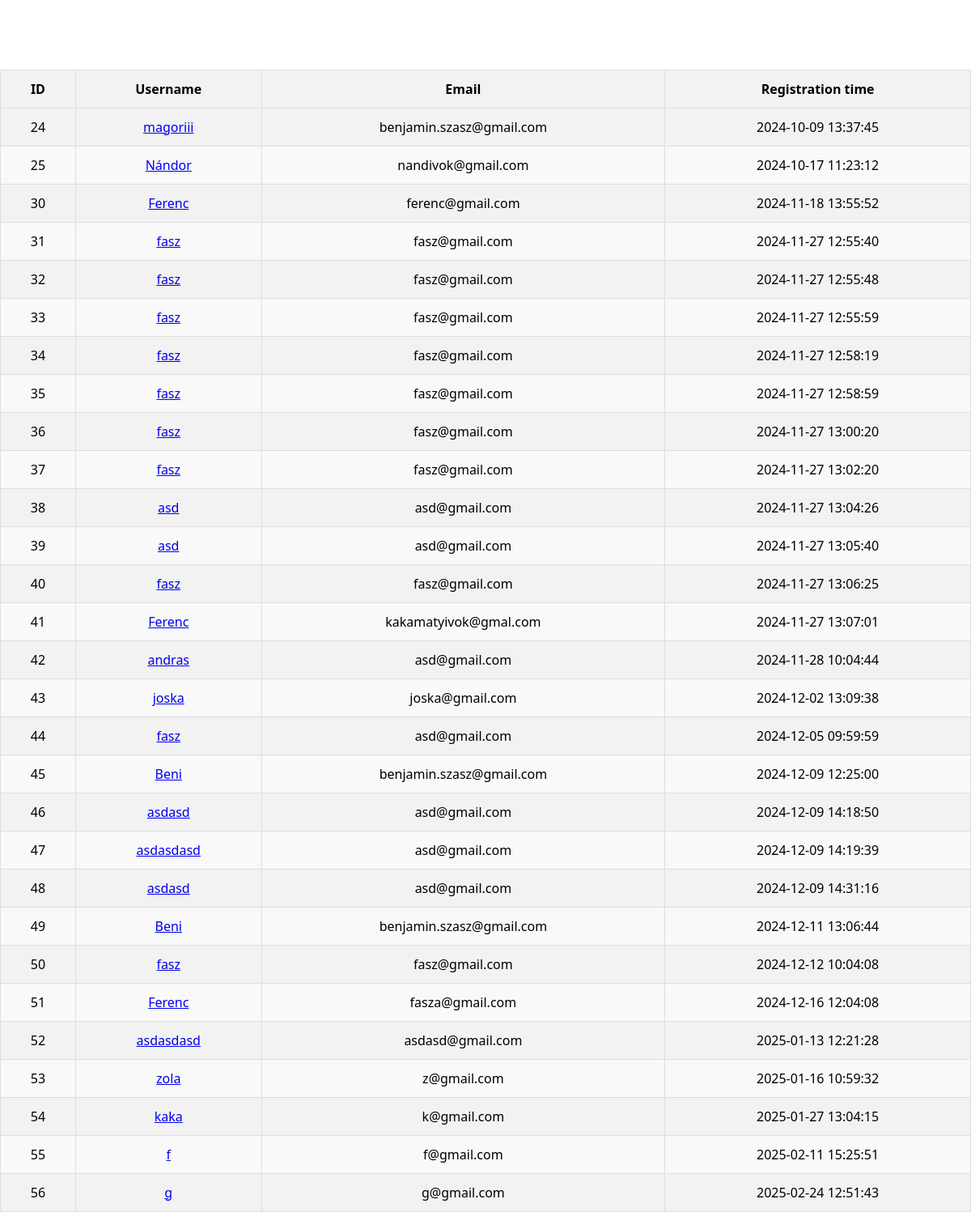
Before: /kezelopult/users.php with the older database file.
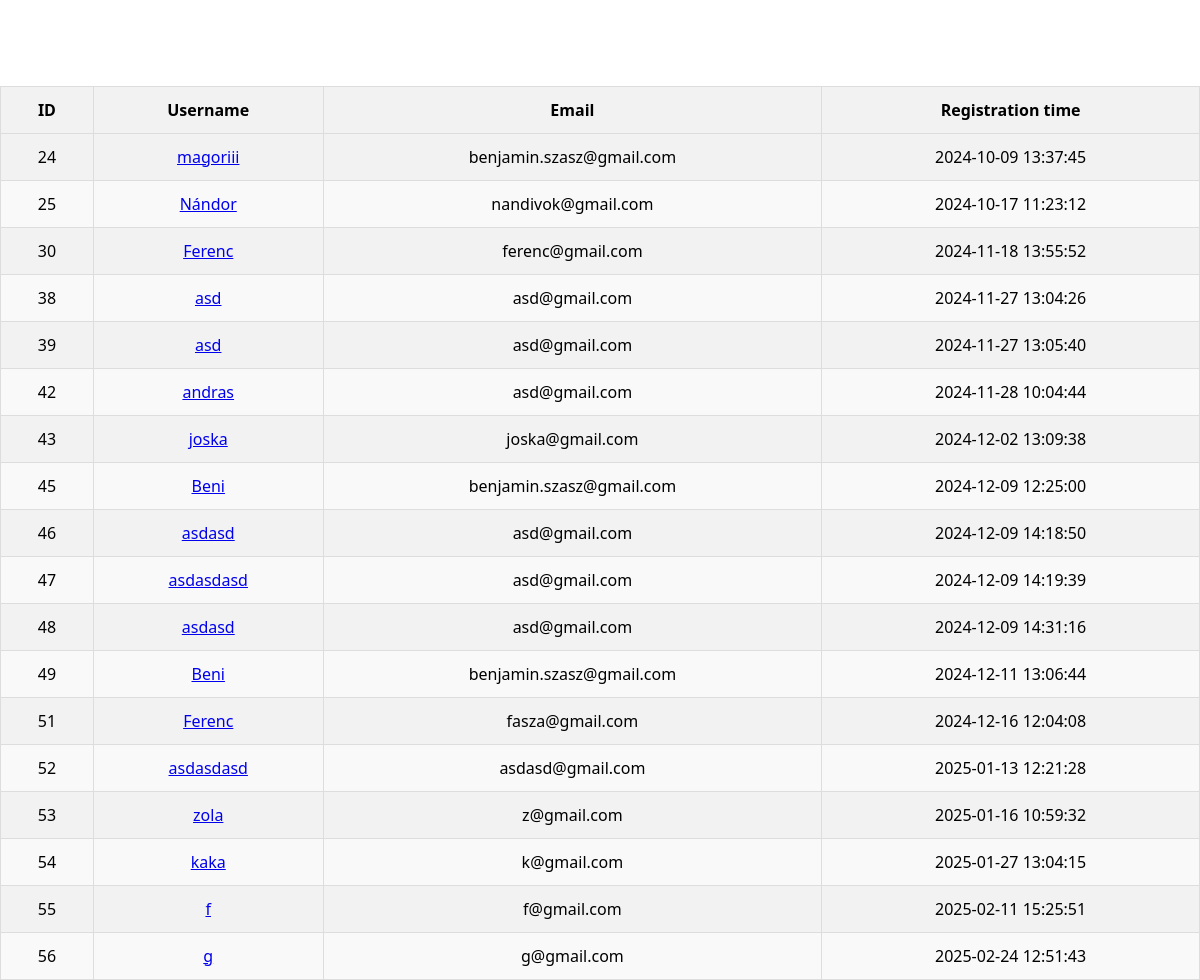
After: the same page with the newer database file.
### tables this page shows
CREATE TABLE `user` (
  `uid` int(250) NOT NULL,
  `uname` varchar(250) NOT NULL,
  `uemail` varchar(250) NOT NULL,
  `upass` varchar(250) NOT NULL,
  `utime` datetime NOT NULL,
  `uproffkepnev` varchar(50) NOT NULL,
  `uproffkeredetikepnev` varchar(255) NOT NULL,
  `uip` varchar(250) NOT NULL,
  `usession` varchar(8) NOT NULL,
  `ustat` varchar(250) NOT NULL,
  `ucomm` text NOT NULL,
  `ubirtd` date NOT NULL
);

### kezelopult/users.php (the view, shortened to what this page needs)
<?php
$adb = mysqli_connect( "localhost", "root", "", "szb_registration" );
$query = "SELECT * FROM user";
$result = mysqli_query($adb, $query);
?>
<!DOCTYPE html>
<html lang="hu">
<head>
    <link rel="stylesheet" href="vizsgaremek/vizsga.css">
</head>
<body>
    <h1>Felhasználók listája</h1>
    <table>
        <thead>
            <tr>
                <th>ID</th>
                <th>Username</th>
                <th>Email</th>
                <th>Registration time</th>
            </tr>
        </thead>
        <tbody>
            <?php
            while ($row = mysqli_fetch_assoc($result)) {
                echo "<tr>";
                echo "<td>" . htmlspecialchars($row['uid']) . "</td>";
                echo "<td><a href='adatlap_form1.php?uid=" . urlencode($row['uid']) . "'>" . htmlspecialchars($row['uname']) . "</a></td>";
                echo "<td>" . htmlspecialchars($row['uemail']) . "</td>";
                echo "<td>" . htmlspecialchars($row['utime']) . "</td>";
                echo "</tr>";
            }
            ?>
        </tbody>
    </table>
</body>
</html>

### vizsga.css (style rules this page uses)
body { background-image: url("kepek/hatter3.jpeg"); background-size:cover; font-family:'Segoe UI', Tahoma, Geneva, Verdana, sans-serif; margin : 0 ; }

### kezelopult/users.php (style rules this page uses)
body { background-image: url("../kepek/hatter3.jpeg"); }
h1 { color: white; }
table { background-color: #f2f2f2; width: 100%; border-collapse: collapse; margin-top: 20px; }
table, th, td { border: 1px solid #ddd; }
th, td { padding: 12px; text-align: center; }
th { background-color: #f2f2f2; font-weight: bold; }
tr:nth-child(even) { background-color: #f9f9f9; }
h1 { text-align: center ; }

Changed rows visible on the page:
removed user: uid "31", uname "fasz", uemail "fasz@gmail.com", utime "2024-11-27 12:55:40"
removed user: uid "32", uname "fasz", uemail "fasz@gmail.com", utime "2024-11-27 12:55:48"
removed user: uid "33", uname "fasz", uemail "fasz@gmail.com", utime "2024-11-27 12:55:59"
removed user: uid "34", uname "fasz", uemail "fasz@gmail.com", utime "2024-11-27 12:58:19"
removed user: uid "35", uname "fasz", uemail "fasz@gmail.com", utime "2024-11-27 12:58:59"
removed user: uid "36", uname "fasz", uemail "fasz@gmail.com", utime "2024-11-27 13:00:20"
removed user: uid "37", uname "fasz", uemail "fasz@gmail.com", utime "2024-11-27 13:02:20"
removed user: uid "40", uname "fasz", uemail "fasz@gmail.com", utime "2024-11-27 13:06:25"
removed user: uid "41", uname "Ferenc", uemail "kakamatyivok@gmal.com", utime "2024-11-27 13:07:01"
removed user: uid "44", uname "fasz", uemail "asd@gmail.com", utime "2024-12-05 09:59:59"
removed user: uid "50", uname "fasz", uemail "fasz@gmail.com", utime "2024-12-12 10:04:08"
